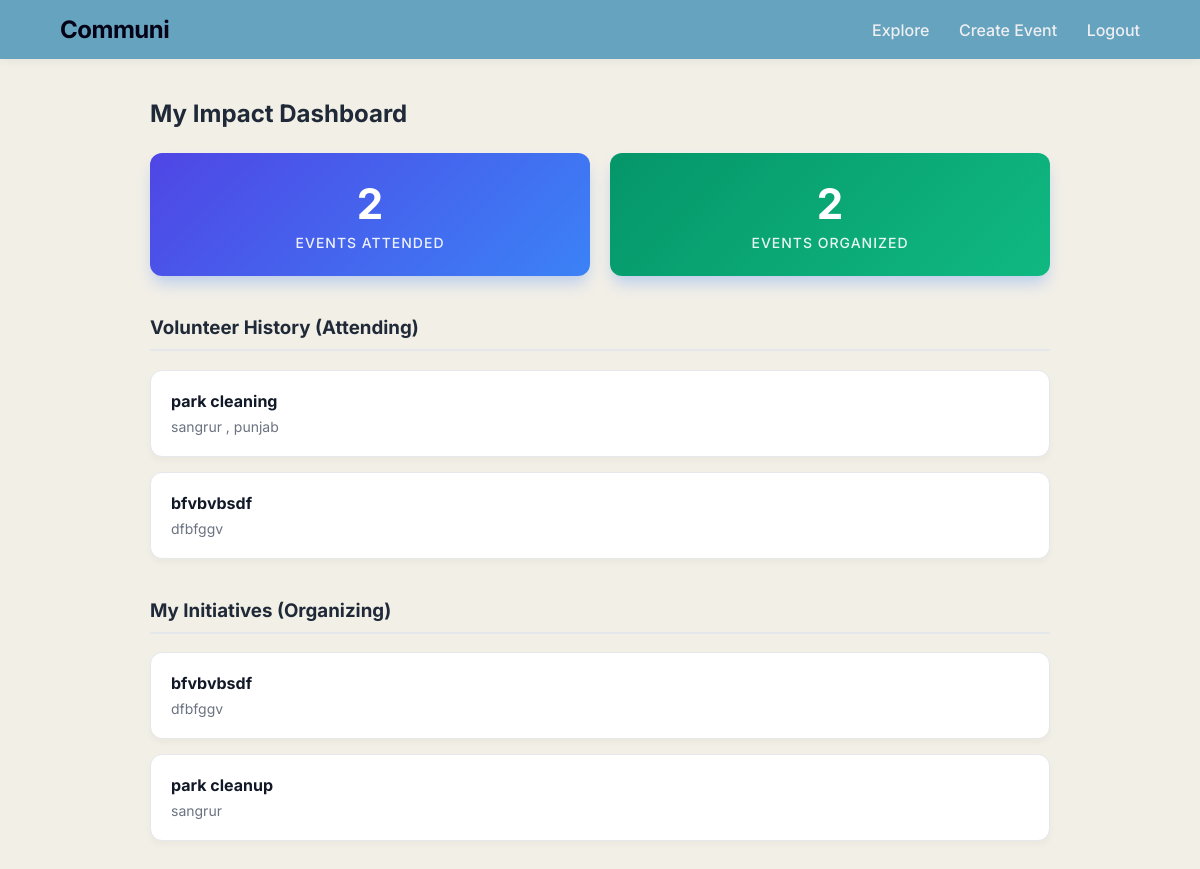
The app's page /dashboard (signed in) with its own data.
### app.py (models this page shows)
class Event(db.Model):
    id = db.Column(db.Integer, primary_key=True)
    title = db.Column(db.String(200), nullable=False)
    description = db.Column(db.String(500), nullable=False)
    location = db.Column(db.String(200), nullable=False)
    organizer_email = db.Column(db.String(100), nullable=False)

### app.py (the view)
@app.route('/dashboard')
def dashboard():
    if 'logged_in_user' not in session:
        return redirect(url_for('login'))
    user_email = session['logged_in_user']
    my_events = Event.query.filter_by(organizer_email=user_email).all()
    my_attendances = Attendance.query.filter_by(user_email=user_email).all()
    joined_event_ids = [a.event_id for a in my_attendances]
    joined_events = Event.query.filter(Event.id.in_(joined_event_ids)).all()
    return render_template('dashboard.html', my_events=my_events, joined_events=joined_events)

### templates/dashboard.html (shortened to what this page needs)
<!DOCTYPE html>
<html>
<head>
    <link rel="stylesheet" href="{{ url_for('static', filename='style.css') }}">
</head>
<body>
    <nav class="navbar">
        <a href="/" class="logo"> Communi</a>
        <div class="nav-links">
            <a href="/explore">Explore</a>
            <a href="/create">Create Event</a>
            <a href="/logout">Logout</a>
        </div>
    </nav>
    <div class="container">
        <h2 style="margin-bottom: 25px;">My Impact Dashboard</h2>
        <div class="stats-grid">
            <div class="stat-box">
                <h2>{{ joined_events|length }}</h2>
                <p>Events Attended</p>
            </div>
            <div class="stat-box" style="background: linear-gradient(135deg, #059669, #10b981);">
                <h2>{{ my_events|length }}</h2>
                <p>Events Organized</p>
            </div>
        </div>
        <h3 style="margin-top: 40px; border-bottom: 2px solid #e5e7eb; padding-bottom: 10px;">Volunteer History (Attending)</h3>
        {% if joined_events %}
            <div style="display: grid; gap: 15px;">
            {% for event in joined_events %}
                <div class="card" style="padding: 20px; margin-bottom: 0;">
                    <h4 style="margin: 0 0 5px 0; color: #111827;">{{ event.title }}</h4>
                    <span style="color: #6b7280; font-size: 14px;"> {{ event.location }}</span>
                </div>
            {% endfor %}
            </div>
        {% else %}
            <p style="color: #6b7280;">You haven't joined any events yet. Head over to the Explore page to find opportunities!</p>
        {% endif %}
        <h3 style="margin-top: 40px; border-bottom: 2px solid #e5e7eb; padding-bottom: 10px;">My Initiatives (Organizing)</h3>
        {% if my_events %}
            <div style="display: grid; gap: 15px;">
            {% for event in my_events %}
                <div class="card" style="padding: 20px; margin-bottom: 0;">
                    <h4 style="margin: 0 0 5px 0; color: #111827;">{{ event.title }}</h4>
                    <span style="color: #6b7280; font-size: 14px;"> {{ event.location }}</span>
                </div>
            {% endfor %}
            </div>
        {% else %}
            <p style="color: #6b7280;">You haven't organized any events yet.</p>
        {% endif %}
    </div>
</body>
</html>

### static/style.css (style rules this page uses)
body { font-family: 'Inter', sans-serif; background-color:#F2EFE7; color: #1f2937; margin: 0; padding: 0; }
.navbar { display: flex; justify-content: space-between; align-items: center; background: #66A3BF; padding: 15px 5%; box-shadow: 0 2px 10px rgba(0,0,0,0.05); position: sticky; top: 0; z-index: 1000; }
.navbar .logo { font-size: 24px; font-weight: 700; color: #030217; text-decoration: none; letter-spacing: -0.5px; }
.nav-links a { text-decoration: none; color: #eeeff2; margin-left: 25px; font-weight: 500; transition: color 0.2s; }
.container { max-width: 900px; margin: 40px auto; padding: 0 20px; }
.card { background: white; padding: 30px; border-radius: 12px; box-shadow: 0 4px 6px rgba(0,0,0,0.03); border: 1px solid #e5e7eb; margin-bottom: 20px; transition: transform 0.2s, box-shadow 0.2s; }
.stats-grid { display: flex; gap: 20px; margin-bottom: 30px; }
.stat-box { background: linear-gradient(135deg, #4f46e5, #3b82f6); color: white; padding: 25px; border-radius: 12px; flex: 1; text-align: center; box-shadow: 0 10px 15px -3px rgba(59, 130, 246, 0.3); }
.stat-box h2 { margin: 0; font-size: 42px; color: white; }
.stat-box p { margin: 5px 0 0 0; font-weight: 500; opacity: 0.9; font-size: 14px; text-transform: uppercase; letter-spacing: 1px; }

### records on screen
Event: title "park cleaning", location "sangrur , punjab"
Event: title "bfvbvbsdf", location "dfbfggv"
Event: title "park cleanup", location "sangrur"

### other values on screen
{{ joined_events|length }} "2"
{{ my_events|length }} "2"
